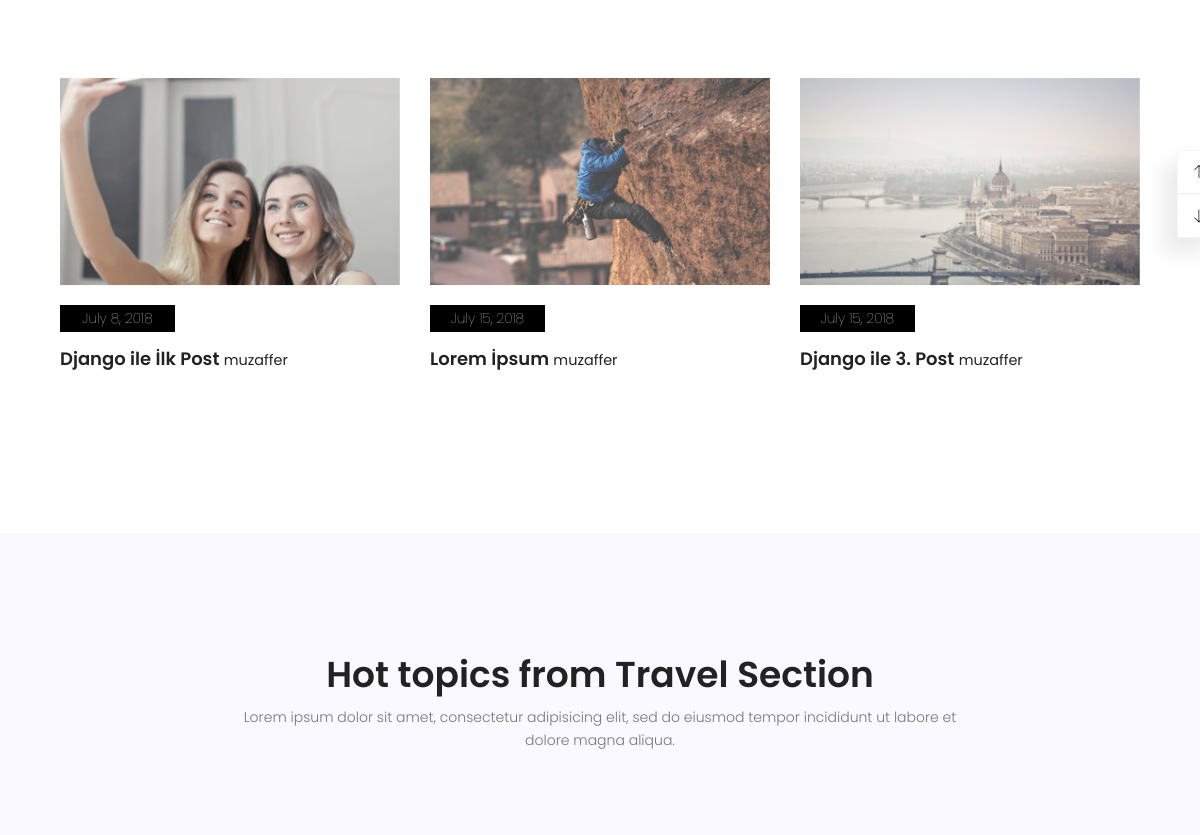
The app's page / (middle part), older data.
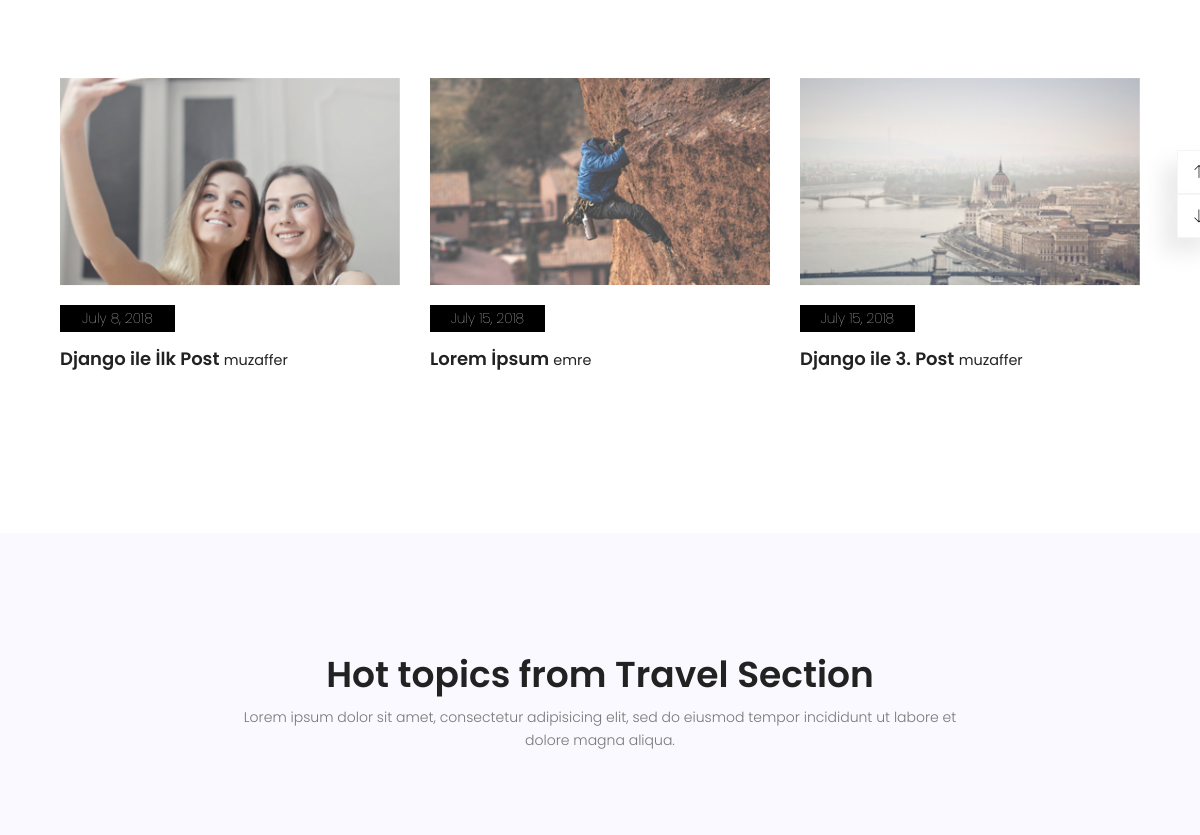
The same page, newer data.
### posts/models.py (models this page shows, shortened)
class Post(models.Model):
    user = models.ForeignKey(settings.AUTH_USER_MODEL,on_delete=models.CASCADE,default=1)
    title = models.CharField(max_length=150)
    image = models.ImageField(upload_to='uploads/',blank=True)
    content = models.TextField()
    slug = models.SlugField(unique=True)
    created = models.DateField(auto_now_add=True)
    updated = models.DateField(auto_now=True)

### posts/views.py (the view)
# urls.py: path('', IndexView.as_view(), name='index'),
class IndexView(TemplateView):
    template_name = 'posts/index.html'
    def get_context_data(self, **kwargs):
        context = super(IndexView,self).get_context_data(**kwargs)
        context['posts']  = Post.objects.all()
        context['title'] = 'Son Yazılar'
        return context

### posts/templates/posts/index.html (shortened to what this page needs)
{% extends "base.html" %}
{% load static %}
{% block content %}
			<section class="category-area section-gap" id="news">
				<div class="container">
					<div class="row d-flex justify-content-center">
						<div class="menu-content pb-70 col-lg-8">
						</div>
					</div>
					<div class="active-cat-carusel">
						{% for post in posts %}
						<div class="item single-cat">
							<img src="{{ post.image.url }}" alt="">
							<p class="date">{{ post.created }}</p>
							<h4><a href="{% url 'single' post.slug %}">{{ post.title }}</a> <small>{{ post.user.username}}</small></h4>
						</div>
						{% endfor %}
					</div>
				</div>
			</section>
			<section class="travel-area section-gap" id="travel">
				<div class="container">
					<div class="row d-flex justify-content-center">
						<div class="menu-content pb-70 col-lg-8">
							<div class="title text-center">
								<h1 class="mb-10">Hot topics from Travel Section</h1>
								<p>Lorem ipsum dolor sit amet, consectetur adipisicing elit, sed do eiusmod tempor incididunt ut labore  et dolore magna aliqua.</p>
							</div>
						</div>
					</div>
				</div>
			</section>
{% endblock %}

### posts/templates/base.html (shortened to what this page needs)
{% load static %}
	<!DOCTYPE html>
	<html lang="tr" class="no-js">
	<head>
			<link rel="stylesheet" href="{% static "css/linearicons.css" %}">
			<link rel="stylesheet" href="{% static "css/font-awesome.min.css" %}">
			<link rel="stylesheet" href="{% static "css/bootstrap.css" %}">
			<link rel="stylesheet" href="{% static "css/owl.carousel.css" %}">
			<link rel="stylesheet" href="{% static "css/main.css" %}">
		</head>
		<body>
            {% block content %}
            {% endblock %}
		</body>
	</html>

### static/css/main.css (style rules this page uses)
body { color:#777;font-family:"Poppins",sans-serif;font-size:14px;font-weight:300;line-height:1.625em;position:relative }
a { -webkit-transition:all 0.3s ease 0s;-moz-transition:all 0.3s ease 0s;-o-transition:all 0.3s ease 0s;transition:all 0.3s ease 0s }
a,a:focus,a:hover { text-decoration:none;outline:0 }
h1,h2,h3,h4,h5,h6 { font-family:"Poppins",sans-serif;color:#222;line-height:1.2em !important;margin-bottom:0;margin-top:0;font-weight:600 }
h1,.h1 { font-size:36px }
h4,.h4 { font-size:18px }
.mb-10 { margin-bottom:10px }
.pb-70 { padding-bottom:70px }
.text-center { text-align:center }
h1 { font-size:36px }
h4 { font-size:18px }
h1,h2,h3,h4,h5,h6 { line-height:1.5em }
body { position:relative }
.section-gap { padding:120px 0 }
.single-cat { padding:15px }
.single-cat img { -webkit-transition:all 0.3s ease 0s;-moz-transition:all 0.3s ease 0s;-o-transition:all 0.3s ease 0s;transition:all 0.3s ease 0s }
.single-cat .date { background-color:#000;color:#fff;font-weight:100;padding:2px 15px;width:115px;text-align:center;margin-top:20px }
.single-cat a { color:#222 }
.travel-area { background:#f9f9ff }

Row changes from the older to the newer data that the page shows:
changed Post "Lorem İpsum": user.username "muzaffer" → "emre"
